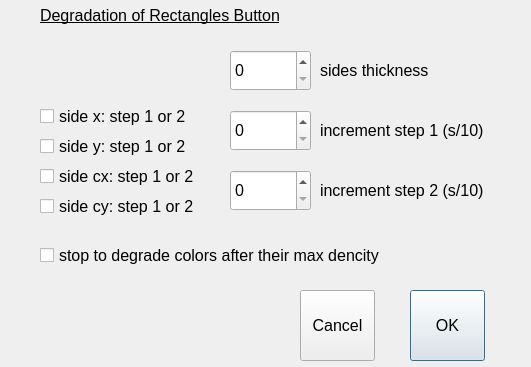
<?xml version="1.0" encoding="UTF-8"?>
<ui version="4.0">
 <class>DlgDesignButtonAr</class>
 <widget class="QDialog" name="DlgDesignButtonAr">
  <property name="geometry">
   <rect>
    <x>0</x>
    <y>0</y>
    <width>531</width>
    <height>367</height>
   </rect>
  </property>
  <property name="font">
   <font>
    <pointsize>12</pointsize>
   </font>
  </property>
  <property name="windowTitle">
   <string>Button Design</string>
  </property>
  <widget class="QCheckBox" name="chmax">
   <property name="geometry">
    <rect>
     <x>40</x>
     <y>240</y>
     <width>381</width>
     <height>31</height>
    </rect>
   </property>
   <property name="text">
    <string>stop to degrade colors after their max dencity</string>
   </property>
  </widget>
  <widget class="QSpinBox" name="thickness">
   <property name="geometry">
    <rect>
     <x>230</x>
     <y>50</y>
     <width>81</width>
     <height>41</height>
    </rect>
   </property>
   <property name="maximum">
    <number>255</number>
   </property>
  </widget>
  <widget class="QLabel" name="label">
   <property name="geometry">
    <rect>
     <x>40</x>
     <y>0</y>
     <width>471</width>
     <height>31</height>
    </rect>
   </property>
   <property name="font">
    <font>
     <underline>true</underline>
    </font>
   </property>
   <property name="text">
    <string>Degradation of Rectangles Button</string>
   </property>
  </widget>
  <widget class="QPushButton" name="ok">
   <property name="geometry">
    <rect>
     <x>410</x>
     <y>290</y>
     <width>75</width>
     <height>71</height>
    </rect>
   </property>
   <property name="text">
    <string>OK</string>
   </property>
  </widget>
  <widget class="QPushButton" name="cancel">
   <property name="geometry">
    <rect>
     <x>300</x>
     <y>290</y>
     <width>75</width>
     <height>71</height>
    </rect>
   </property>
   <property name="text">
    <string>Cancel</string>
   </property>
  </widget>
  <widget class="QLabel" name="label_2">
   <property name="geometry">
    <rect>
     <x>320</x>
     <y>50</y>
     <width>121</width>
     <height>41</height>
    </rect>
   </property>
   <property name="text">
    <string>sides thickness</string>
   </property>
  </widget>
  <widget class="QCheckBox" name="chx">
   <property name="geometry">
    <rect>
     <x>40</x>
     <y>106</y>
     <width>171</width>
     <height>21</height>
    </rect>
   </property>
   <property name="text">
    <string>side x: step 1 or 2</string>
   </property>
  </widget>
  <widget class="QCheckBox" name="chy">
   <property name="geometry">
    <rect>
     <x>40</x>
     <y>136</y>
     <width>171</width>
     <height>21</height>
    </rect>
   </property>
   <property name="text">
    <string>side y: step 1 or 2</string>
   </property>
  </widget>
  <widget class="QCheckBox" name="chcx">
   <property name="geometry">
    <rect>
     <x>40</x>
     <y>166</y>
     <width>171</width>
     <height>21</height>
    </rect>
   </property>
   <property name="text">
    <string>side cx: step 1 or 2</string>
   </property>
  </widget>
  <widget class="QCheckBox" name="chcy">
   <property name="geometry">
    <rect>
     <x>40</x>
     <y>196</y>
     <width>171</width>
     <height>21</height>
    </rect>
   </property>
   <property name="text">
    <string>side cy: step 1 or 2</string>
   </property>
  </widget>
  <widget class="QSpinBox" name="step1">
   <property name="geometry">
    <rect>
     <x>230</x>
     <y>110</y>
     <width>81</width>
     <height>41</height>
    </rect>
   </property>
   <property name="maximum">
    <number>255</number>
   </property>
  </widget>
  <widget class="QSpinBox" name="step2">
   <property name="geometry">
    <rect>
     <x>230</x>
     <y>170</y>
     <width>81</width>
     <height>41</height>
    </rect>
   </property>
   <property name="maximum">
    <number>255</number>
   </property>
  </widget>
  <widget class="QLabel" name="label_3">
   <property name="geometry">
    <rect>
     <x>320</x>
     <y>110</y>
     <width>181</width>
     <height>41</height>
    </rect>
   </property>
   <property name="text">
    <string>increment step 1 (s/10)</string>
   </property>
  </widget>
  <widget class="QLabel" name="label_4">
   <property name="geometry">
    <rect>
     <x>320</x>
     <y>170</y>
     <width>181</width>
     <height>41</height>
    </rect>
   </property>
   <property name="text">
    <string>increment step 2 (s/10)</string>
   </property>
  </widget>
 </widget>
 <resources/>
 <connections/>
</ui>
